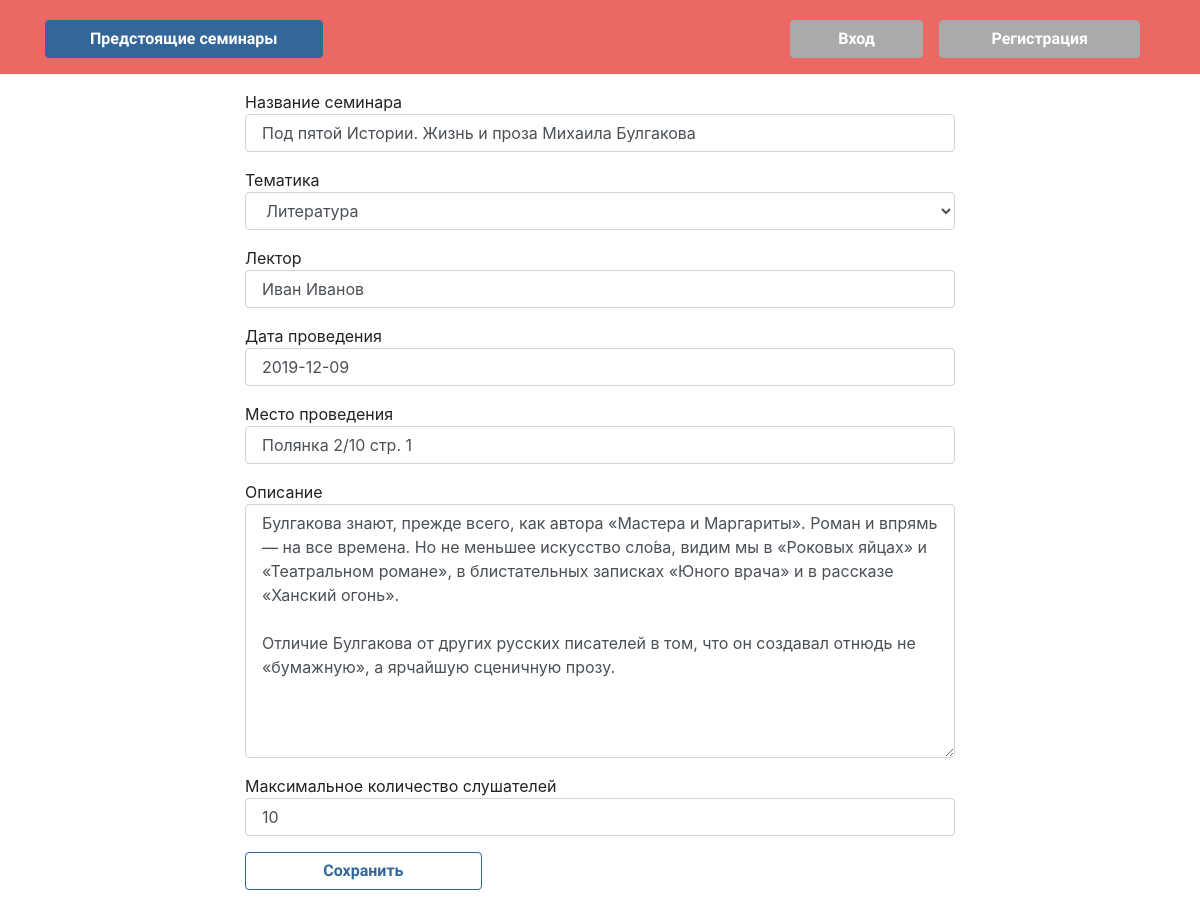
The page /science_workshop/1/update on the database its author committed.
### workshops_app/models.py (models this page shows, shortened)
class ScienceWorkshop(models.Model):
    title = models.CharField(max_length=100, verbose_name='Название семинара')
    description = models.CharField(max_length=500, verbose_name='Описание', default=' ')
    date_time = models.DateTimeField(verbose_name='Дата проведения')
    place = models.CharField(max_length=200, verbose_name='Место проведения')
    theme = models.ForeignKey(Theme, on_delete=models.SET_NULL, null=True, verbose_name='Тематика')
    organizer = models.ForeignKey(User, on_delete=models.SET_NULL, null=True, verbose_name='Организатор')
    speaker = models.CharField(max_length=100, verbose_name='Лектор', default=None)
    is_over = models.BooleanField(null=True)
    max_listeners = models.IntegerField(null=True, verbose_name='Максимальное количество слушателей')

### workshops_app/views.py (the view, shortened to what this page needs)
# urls.py: path('science_workshop/<str:id>/update', v.ScienceWorkshopUpdate.as_view(), name='science_workshop_update_url'),
class ScienceWorkshopUpdate(View):
    def get(self, request, id):
        science_workshop = get_object_or_404(ScienceWorkshop, id__iexact=id)
        form = ScienceWorkshopForm(instance=science_workshop)
        return render(request, 'workshop_update.html', context={'form': form})

### workshops_app/forms.py
class ScienceWorkshopForm(forms.ModelForm):
    class Meta:
        model = ScienceWorkshop
        fields = ['title','theme', 'speaker', 'date_time', 'place', 'description','max_listeners', ]
        widgets = {
            'title': forms.TextInput(attrs={'class': 'form-control'}),
            'date_time': forms.DateInput(attrs={'class': 'form-control'}),
            'place': forms.TextInput(attrs={'class': 'form-control'}),
            'theme': forms.Select(attrs={'class': 'form-control'}),
            'description': forms.Textarea(attrs={'class': 'form-control'}),
            'max_listeners': forms.TextInput(attrs={'class': 'form-control'}),
            'speaker': forms.TextInput(attrs={'class': 'form-control'})
        }

### workshops_app/models.py (called while the page is built)
    def __str__(self):
        return self.name

### templates/workshop_update.html (shortened to what this page needs)
{% extends 'base.html' %}
{% block content %}
<div class = 'd-flex justify-content-center'>
    <form method="POST" class="m-3 col-lg-8">
            {% for field in form %}
                <div class="form-group">
                    {{ field.label }}
                    {{ field }}
                </div>
            {% endfor %}
            <button type="submit" class = 'btn btn-outline-info col-lg-4'>Сохранить</button>
    </form>
</div>
{% endblock %}

### rows shown on the page
ScienceWorkshop: form "Под пятой Истории. Жизнь и проза Михаила Булгакова" "Литература" "Иван Иванов" "2019-12-09" "Полянка 2/10 стр. 1" "Булгакова знают, прежде всего, как автора «Мастера и Маргариты». Роман и впрямь — на все времена. Но не меньшее искусство сло́ва, видим мы в «Роковых яйцах» и «Театральном романе», в блистательных записках «Юного врача» и в рассказе «Ханский огонь». Отличие Булгакова от других русских писателей в том, что он создавал отнюдь не «бумажную», а ярчайшую сценичную прозу." "10"

### other values the page prints
{{ field.label }} "Название семинара" "Тематика" "Лектор" "Дата проведения" "Место проведения" "Описание" "Максимальное количество слушателей"
